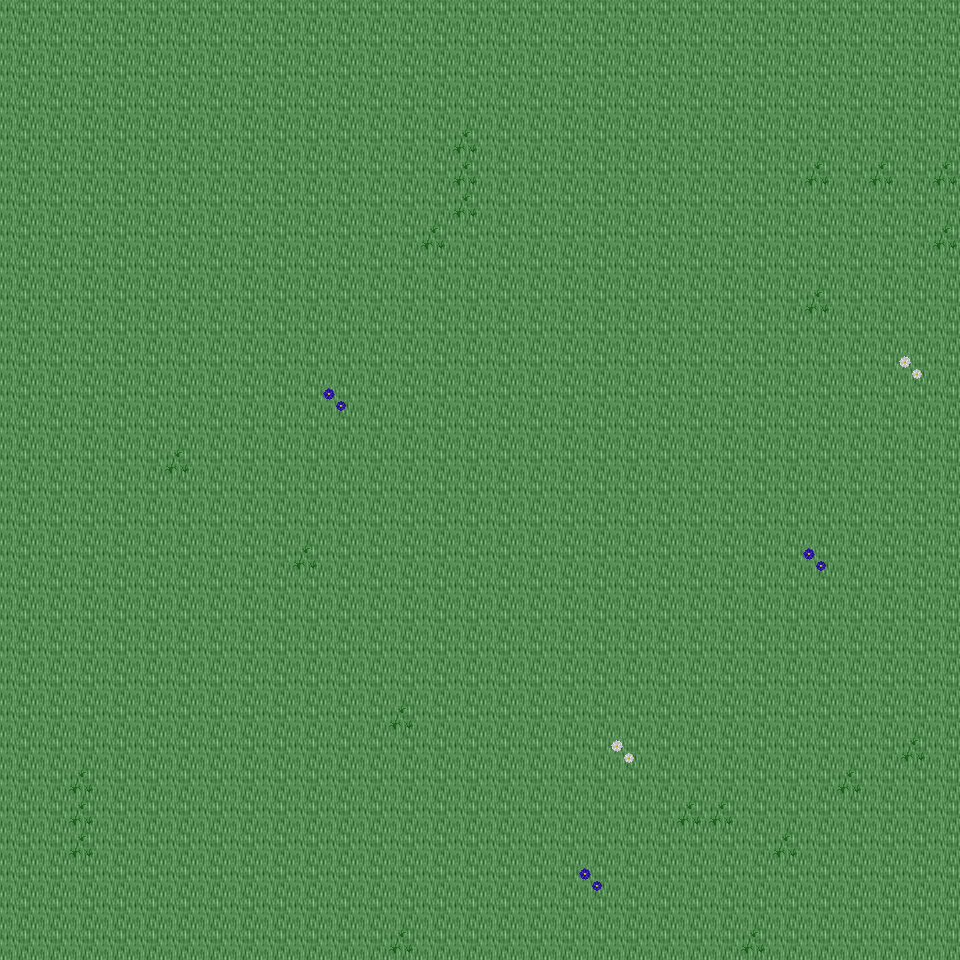

The image is a tile-based game level rendered from a .tmx file. Its description and source (layers, tilesets, objects; grid data summarised) follow:
An orthogonal 30x30 tile map with 32x32 px tiles, 6 tile layers (Ground, Object, Object2, Above, ...), 31 tilesets and 2 objects (2x mapExit).

<map version="1.0" orientation="orthogonal" renderorder="right-down" width="30" height="30" tilewidth="32" tileheight="32" nextobjectid="3">
  <tileset firstgid="1" name="tileset_ground_ground" tilewidth="32" tileheight="32" tilecount="33" columns="3">
    <image source="../drawable/tileset_ground_ground.png" width="96" height="352" />
  </tileset>
  <tileset firstgid="34" name="tileset_ground_ice_ice" tilewidth="32" tileheight="32" tilecount="3" columns="3">
    <image source="../drawable/tileset_ground_ice_ice.png" width="96" height="32" />
  </tileset>
  <tileset firstgid="37" name="tileset_plant_grasses" tilewidth="32" tileheight="32" tilecount="6" columns="3">
    <image source="../drawable/tileset_plant_grasses.png" width="96" height="64" />
  </tileset>
  <tileset firstgid="43" name="tileset_plant_flower_daisy_white" tilewidth="32" tileheight="32" tilecount="8" columns="2">
    <image source="../drawable/tileset_plant_flower_daisy_white.png" width="64" height="128" />
  </tileset>
  <tileset firstgid="51" name="tileset_plant_flower_daisy_blue" tilewidth="32" tileheight="32" tilecount="8" columns="2">
    <image source="../drawable/tileset_plant_flower_daisy_blue.png" width="64" height="128" />
  </tileset>
  <tileset firstgid="59" name="tileset_ground_ridge_earth_dark" tilewidth="32" tileheight="32" tilecount="96" columns="12">
    <image source="../drawable/tileset_ground_ridge_earth_dark.png" width="384" height="256" />
  </tileset>
  <tileset firstgid="155" name="tileset_ground_rock_pebbles" tilewidth="32" tileheight="32" tilecount="3" columns="1">
    <image source="../drawable/tileset_ground_rock_pebbles.png" width="32" height="96" />
  </tileset>
  <tileset firstgid="158" name="tileset_ground_grass_edges" tilewidth="32" tileheight="32" tilecount="36" columns="12">
    <image source="../drawable/tileset_ground_grass_edges.png" width="384" height="96" />
  </tileset>
  <tileset firstgid="194" name="tileset_plant_bush_bushes" tilewidth="32" tileheight="32" tilecount="10" columns="5">
    <image source="../drawable/tileset_plant_bush_bushes.png" width="160" height="64" />
  </tileset>
  <tileset firstgid="204" name="tileset_plant_stump_stump_purple" tilewidth="32" tileheight="32" tilecount="4" columns="2">
    <image source="../drawable/tileset_plant_stump_stump_purple.png" width="64" height="64" />
  </tileset>
  <tileset firstgid="208" name="tileset_building_wall_stone" tilewidth="32" tileheight="32" tilecount="12" columns="3">
    <image source="../drawable/tileset_building_wall_stone.png" width="96" height="128" />
  </tileset>
  <tileset firstgid="220" name="tileset_ground_ridge_ice_2" tilewidth="32" tileheight="32" tilecount="42" columns="7">
    <image source="../drawable/tileset_ground_ridge_ice_2.png" width="224" height="192" />
  </tileset>
  <tileset firstgid="262" name="tileset_plant_tree_tree_green" tilewidth="32" tileheight="32" tilecount="88" columns="8">
    <image source="../drawable/tileset_plant_tree_tree_green.png" width="256" height="352" />
  </tileset>
  <tileset firstgid="350" name="tileset_building_window_window_long" tilewidth="32" tileheight="32" tilecount="3" columns="3">
    <image source="../drawable/tileset_building_window_window_long.png" width="96" height="32" />
  </tileset>
  <tileset firstgid="353" name="tileset_building_window_window_right" tilewidth="32" tileheight="32" tilecount="2" columns="2">
    <image source="../drawable/tileset_building_window_window_right.png" width="64" height="32" />
  </tileset>
  <tileset firstgid="355" name="tileset_building_door_door_n" tilewidth="32" tileheight="32" tilecount="6" columns="3">
    <image source="../drawable/tileset_building_door_door_n.png" width="96" height="64" />
  </tileset>
  <tileset firstgid="361" name="tileset_building_door_closed_with_key" tilewidth="32" tileheight="32" tilecount="1" columns="1">
    <image source="../drawable/tileset_building_door_closed_with_key.png" width="32" height="32" />
  </tileset>
  <tileset firstgid="362" name="tileset_ground_ladder_horizontal_dark" tilewidth="32" tileheight="32" tilecount="3" columns="1">
    <image source="../drawable/tileset_ground_ladder_horizontal_dark.png" width="32" height="96" />
  </tileset>
  <tileset firstgid="365" name="tileset_ground_ladder_vertical_dark" tilewidth="32" tileheight="32" tilecount="3" columns="3">
    <image source="../drawable/tileset_ground_ladder_vertical_dark.png" width="96" height="32" />
  </tileset>
  <tileset firstgid="368" name="tileset_building_roof_yellow" tilewidth="32" tileheight="32" tilecount="20" columns="5">
    <image source="../drawable/tileset_building_roof_yellow.png" width="160" height="128" />
  </tileset>
  <tileset firstgid="388" name="tileset_logic_creature_gnome" tilewidth="32" tileheight="32" tilecount="6" columns="6">
    <image source="../drawable/tileset_logic_creature_gnome.png" width="192" height="32" />
  </tileset>
  <tileset firstgid="394" name="tileset_logic_creature_orc" tilewidth="32" tileheight="32" tilecount="6" columns="6">
    <image source="../drawable/tileset_logic_creature_orc.png" width="192" height="32" />
  </tileset>
  <tileset firstgid="400" name="tileset_logic_portal" tilewidth="32" tileheight="32" tilecount="24" columns="8">
    <image source="../drawable/tileset_logic_portal.png" width="256" height="96" />
  </tileset>
  <tileset firstgid="424" name="tileset_logic_creature_animal" tilewidth="32" tileheight="32" tilecount="32" columns="8">
    <image source="../drawable/tileset_logic_creature_animal.png" width="256" height="128" />
  </tileset>
  <tileset firstgid="456" name="tileset_logic_collision" tilewidth="32" tileheight="32" tilecount="1" columns="1">
    <image source="../drawable/tileset_logic_collision.png" width="32" height="32" />
  </tileset>
  <tileset firstgid="457" name="tileset_item_blood_nsew_stains" tilewidth="32" tileheight="32" tilecount="4" columns="2">
    <image source="../drawable/tileset_item_blood_nsew_stains.png" width="64" height="64" />
  </tileset>
  <tileset firstgid="461" name="tileset_item_blood_floor_stain" tilewidth="32" tileheight="32" tilecount="1" columns="1">
    <image source="../drawable/tileset_item_blood_floor_stain.png" width="32" height="32" />
  </tileset>
  <tileset firstgid="462" name="tileset_ground_blue_paving" tilewidth="32" tileheight="32" tilecount="2" columns="1">
    <image source="../drawable/tileset_ground_blue_paving.png" width="32" height="64" />
  </tileset>
  <tileset firstgid="464" name="tileset_ground_green_paving" tilewidth="32" tileheight="32" tilecount="18" columns="3">
    <image source="../drawable/tileset_ground_green_paving.png" width="96" height="192" />
  </tileset>
  <tileset firstgid="482" name="tileset_logic_protection" tilewidth="32" tileheight="32" tilecount="2" columns="2">
    <image source="../drawable/tileset_logic_protection.png" width="64" height="32" />
  </tileset>
  <tileset firstgid="484" name="tileset_logic_creature_fowl" tilewidth="32" tileheight="32" tilecount="6" columns="6">
    <image source="../drawable/tileset_logic_creature_fowl.png" width="192" height="32" />
  </tileset>
  <layer name="Ground" width="30" height="30">
    <data>[900 cells, 900 non-empty, 1 distinct tile ids]</data>
  </layer>
  <layer name="Object" width="30" height="30">
    <data>[900 cells, 27 non-empty, 3 distinct tile ids]</data>
  </layer>
  <layer name="Object2" width="30" height="30">
    <data>[900 cells, 0 non-empty, 0 distinct tile ids]</data>
  </layer>
  <layer name="Above" width="30" height="30">
    <data>[900 cells, 0 non-empty, 0 distinct tile ids]</data>
  </layer>
  <layer name="Above2" width="30" height="30">
    <data>[900 cells, 0 non-empty, 0 distinct tile ids]</data>
  </layer>
  <layer name="Walkable" width="30" height="30">
    <data>[900 cells, 0 non-empty, 0 distinct tile ids]</data>
  </layer>
  <objectgroup name="MapEvents">
    <object id="1" name="south" type="mapExit" x="0" y="928" width="960" height="32">
      <properties>
        <property name="map" value="level_0_x170_y43" />
        <property name="x" value="0" />
        <property name="y" value="1" />
      </properties>
    </object>
    <object id="2" name="east" type="mapExit" x="928" y="0" width="32" height="960">
      <properties>
        <property name="map" value="level_0_x171_y42" />
        <property name="x" value="1" />
        <property name="y" value="0" />
      </properties>
    </object>
  </objectgroup>
</map>
